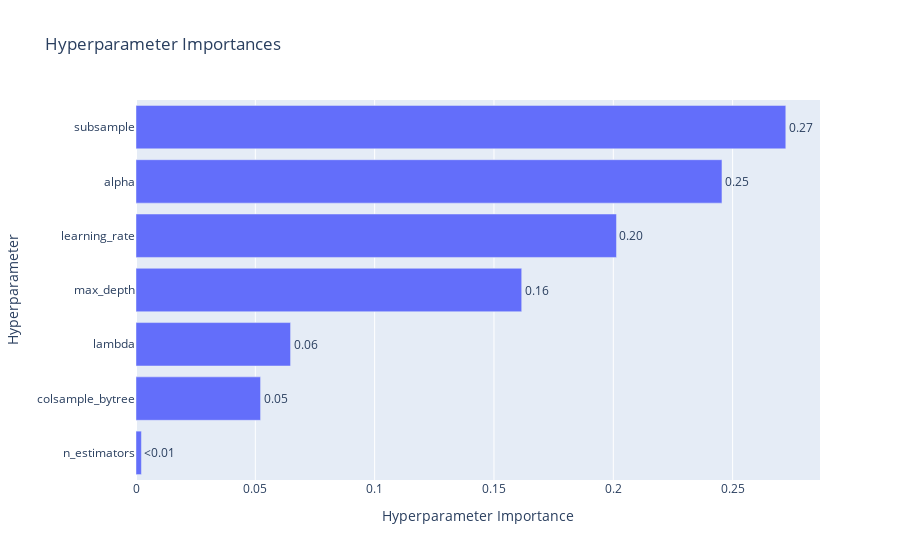

Notebook source saved alongside this figure:
### Code cell
optuna.visualization.plot_param_importances(study_xgb)

### Figure 1 — Plotly figure (JSON) as saved in the notebook; plotly's stock layout.template omitted (floating-point values rounded to 4 significant figures)
{"data": [{"cliponaxis": false, "hovertemplate": ["n_estimators (IntDistribution): 0.002262371160811091<extra></extra>", "colsample_bytree (FloatDistribution): 0.05219836654930208<extra></extra>", "lambda (FloatDistribution): 0.06476985948398667<extra></extra>", "max_depth (IntDistribution): 0.16161957241938396<extra></extra>", "learning_rate (FloatDistribution): 0.20133237118182662<extra></extra>", "alpha (FloatDistribution): 0.24553558422904292<extra></extra>", "subsample (FloatDistribution): 0.27228187497564676<extra></extra>"], "name": "Objective Value", "orientation": "h", "text": ["<0.01", "0.05", "0.06", "0.16", "0.20", "0.25", "0.27"], "textposition": "outside", "type": "bar", "x": [0.002262, 0.0522, 0.06477, 0.1616, 0.2013, 0.2455, 0.2723], "y": ["n_estimators", "colsample_bytree", "lambda", "max_depth", "learning_rate", "alpha", "subsample"]}], "layout": {"title": {"text": "Hyperparameter Importances"}, "xaxis": {"title": {"text": "Hyperparameter Importance"}}, "yaxis": {"title": {"text": "Hyperparameter"}}}}
